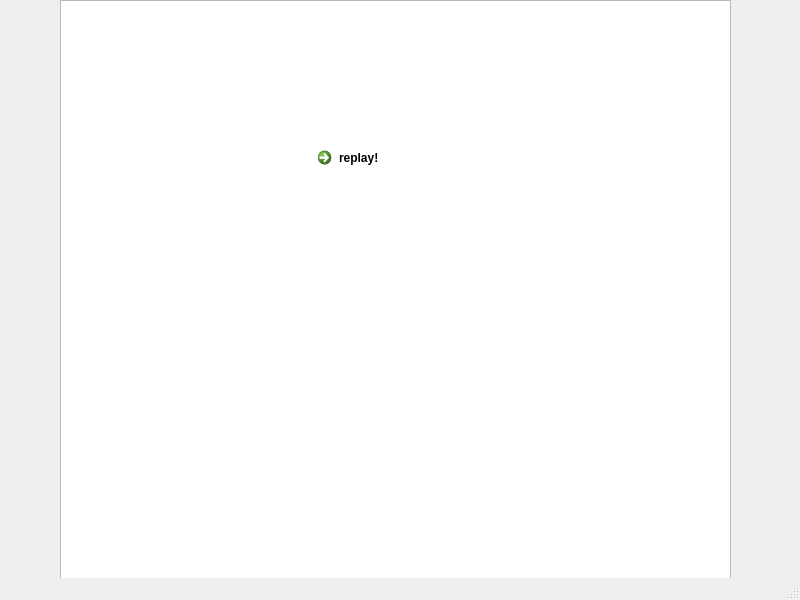
<?xml version="1.0" encoding="UTF-8"?>
<ui version="4.0">
 <class>z0Game</class>
 <widget class="QMainWindow" name="z0Game">
  <property name="geometry">
   <rect>
    <x>0</x>
    <y>0</y>
    <width>800</width>
    <height>600</height>
   </rect>
  </property>
  <property name="windowTitle">
   <string>MainWindow</string>
  </property>
  <widget class="QWidget" name="centralwidget">
   <widget class="QGraphicsView" name="graphicsView">
    <property name="geometry">
     <rect>
      <x>60</x>
      <y>0</y>
      <width>671</width>
      <height>591</height>
     </rect>
    </property>
   </widget>
   <widget class="QCommandLinkButton" name="replay">
    <property name="geometry">
     <rect>
      <x>310</x>
      <y>140</y>
      <width>172</width>
      <height>41</height>
     </rect>
    </property>
    <property name="text">
     <string>replay!</string>
    </property>
   </widget>
  </widget>
  <widget class="QMenuBar" name="menubar">
   <property name="geometry">
    <rect>
     <x>0</x>
     <y>0</y>
     <width>800</width>
     <height>21</height>
    </rect>
   </property>
  </widget>
  <widget class="QStatusBar" name="statusbar"/>
 </widget>
 <resources/>
 <connections/>
</ui>
